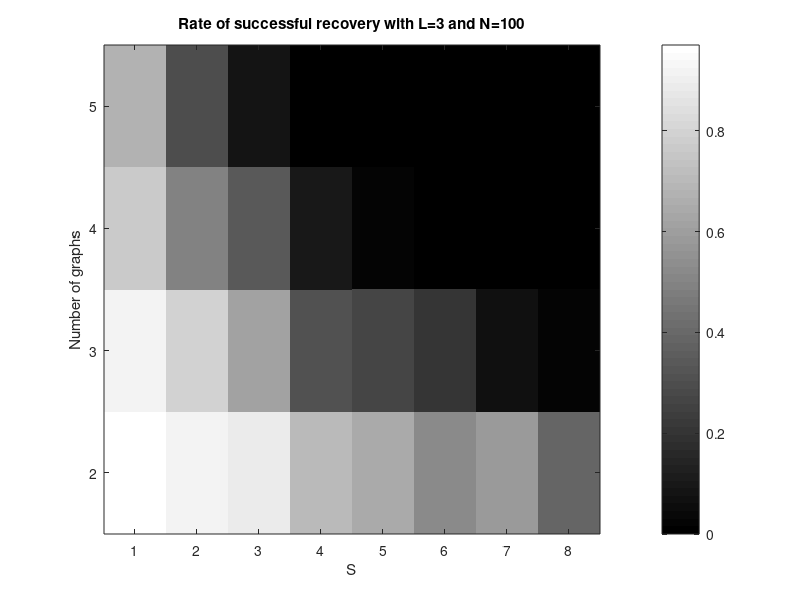

Recreate this plot in MATLAB.
% Edit the last element to select number of columns / values of S.
SS = 1:8;
NUM_GRAPHS = 2:5;

data_matrix = [0.97 0.92 0.77 0.67; ...
               0.91 0.80 0.49 0.30; ...
               0.89 0.61 0.34 0.08; ...
               0.71 0.31 0.10 0.00; ...
               0.64 0.26 0.02 0.00; ...
               0.52 0.20 0.00 0.00; ...
               0.58 0.07 0.00 0.00; ...
               0.38 0.03 0.00 0.00]';

figure
imagesc(data_matrix)
axis xy
xticks(SS)
yticks(NUM_GRAPHS-1)
yticklabels(NUM_GRAPHS)
xlabel('S')
ylabel('Number of graphs')
colormap gray
colorbar
title('Rate of successful recovery with L=3 and N=100')
